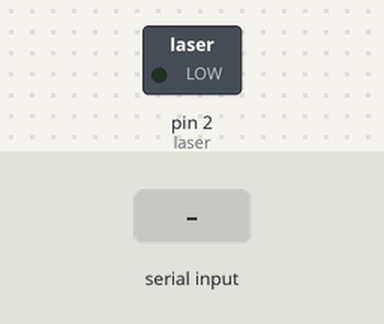
Bench run of a sketch on a simulated Arduino Uno, built with avr-gcc and run on an emulated ATmega328P. On the bench: switched loads named in the sketch (green lamp = pin HIGH). The inputs (shaded band) are chosen by the test bench.

Above: at 1.2 s.
1.3 s: "90,45\n" received over Serial
At 2.4 s:
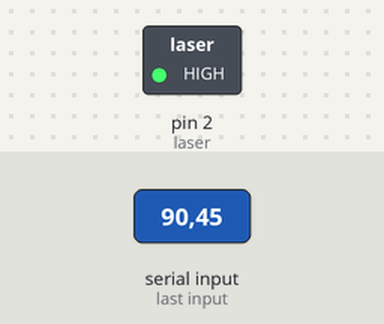
Timing chart, 0 to 8.8 s (numbered marks = the images above; inputs shaded):
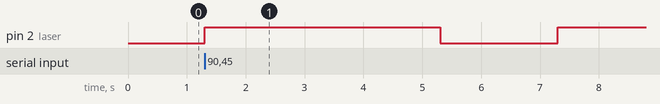

The sketch:

send.ino
```cpp
int laser = 2;

void setup() {
  pinMode(laser,OUTPUT);
  int num;
  Serial.begin(9600);
}
void loop() {
  if(Serial.available() > 0)  {
    int incomingData= Serial.read(); // can be -1 if read error
    if((int)incomingData-48 > -1){
    send_data((int)incomingData-48);
    Serial.println((int)incomingData -48);}
 }
}

void send_data(int n){
  byte y = n;
  digitalWrite(laser,HIGH);
  delay(3000);
  digitalWrite(laser,LOW);
  for(int i=3; i>=0; i--){
    bool m = bitRead(y, i);
    if(m == 1){
      digitalWrite(laser,HIGH);
    }
    delay(1000);
    digitalWrite(laser,LOW);
  }
  digitalWrite(laser,HIGH);
  delay(3000);
  digitalWrite(laser,LOW);
}
```

Measured:
- after the input at 1.3 s, pin 2 (laser): LOW → HIGH at once, → LOW 4.0 s later, → HIGH 2.0 s later
